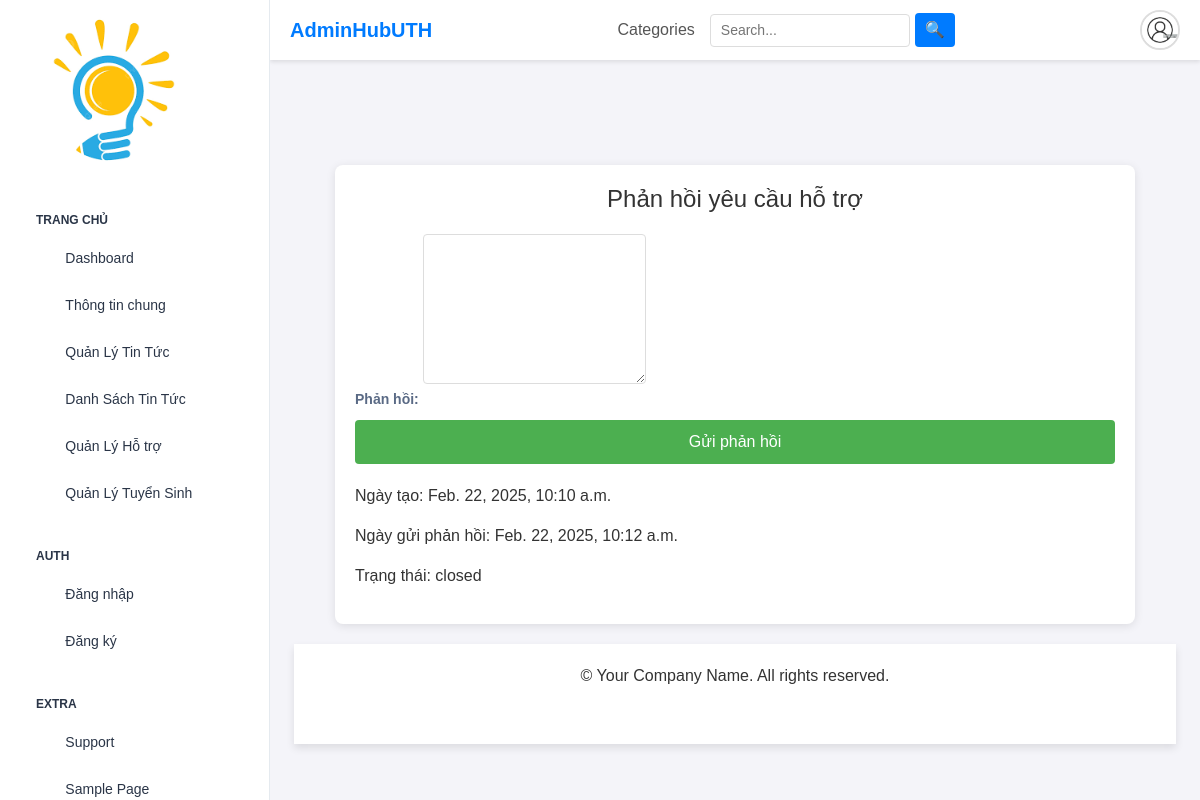
/respond/4/, run on the app's committed database.
### app/models.py (models this page shows, shortened)
class SupportRequest(models.Model):
    email = models.EmailField(max_length=120)
    user = models.CharField(max_length=80)
    topic = models.CharField(max_length=120)
    request_title = models.CharField(max_length=200)
    request_content = models.TextField()
    attachment = models.FileField(upload_to='uploads/', null=True, blank=True)
    response = models.TextField(null=True, blank=True)
    created_at = models.DateTimeField(auto_now_add=True)  # Thêm trường created_at
    response_date = models.DateTimeField(null=True, blank=True)  # Thêm trường response_date
    STATUS_CHOICES = [
        ('open', 'Open'),
        ('closed', 'Closed'),
    ]
    status = models.CharField(max_length=10, choices=STATUS_CHOICES, default='open')  # Thêm trường status

### app/views.py (the view, shortened to what this page needs)
# urls.py: path('respond/<int:request_id>/', views.respond, name='respond'),
def respond(request, request_id):
    support_request = get_object_or_404(SupportRequest, id=request_id)
    return render(request, 'app/respond.html', {'support_request': support_request})

### app/templates/app/respond.html (shortened to what this page needs)
{% extends "app/home_dashboard.html" %} {% block content %}
<div class="container">
  <h1>Phản hồi yêu cầu hỗ trợ</h1>
  <form action="{% url 'respond' support_request.id %}" method="POST">
    <div>
      <label for="response">Phản hồi:</label>
      <textarea
        id="response"
        name="response"
        class="rich-text-editor"
        required
      ></textarea>
    </div>
    <button type="submit">Gửi phản hồi</button>
  </form>
  <div class="date-info">
    <p>Ngày tạo: {{ support_request.created_at }}</p>
    <p>Ngày gửi phản hồi: {{ support_request.response_date }}</p>
    <p>Trạng thái: {{ support_request.status }}</p>
  </div>
</div>
{% endblock %}

### app/templates/app/respond.html (style rules this page uses)
body { font-family: Arial, sans-serif; background-color: #f4f4f9; margin: 0; padding: 0; }
.container { max-width: 800px; margin: 20px auto; padding: 20px; background-color: #fff; border-radius: 8px; box-shadow: 0 2px 10px rgba(0, 0, 0, 0.1); }
h1 { text-align: center; margin-bottom: 20px; font-size: 24px; color: #333; }
form { display: flex; flex-direction: column; }
label { margin-bottom: 10px; font-weight: bold; }
.rich-text-editor { padding: 10px; border: 1px solid #ddd; border-radius: 4px; margin-bottom: 20px; font-size: 16px; height: 150px; overflow-y: auto; }
button { padding: 10px 20px; background-color: #4caf50; color: white; border: none; border-radius: 4px; cursor: pointer; font-size: 16px; }
p { font-size: 16px; color: #333; }
.date-info { margin-top: 20px; font-size: 14px; color: #555; }

### data on the page
SupportRequest: created_at "Feb. 22, 2025, 10:10 a.m.", response_date "Feb. 22, 2025, 10:12 a.m.", status "closed"
